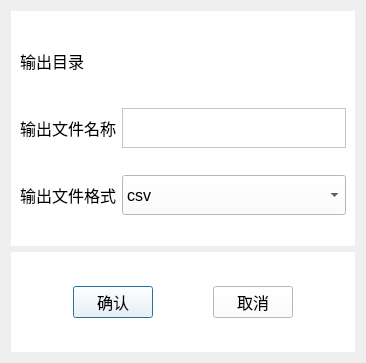
<?xml version="1.0" encoding="UTF-8"?>
<ui version="4.0">
 <class>Dialog</class>
 <widget class="QDialog" name="Dialog">
  <property name="geometry">
   <rect>
    <x>0</x>
    <y>0</y>
    <width>366</width>
    <height>363</height>
   </rect>
  </property>
  <property name="windowTitle">
   <string>Dialog</string>
  </property>
  <layout class="QVBoxLayout" name="verticalLayout" stretch="7,3">
   <item>
    <widget class="QWidget" name="widget_2" native="true">
     <property name="styleSheet">
      <string notr="true">background-color: rgb(255, 255, 255);</string>
     </property>
     <layout class="QGridLayout" name="gridLayout">
      <item row="0" column="0">
       <widget class="QLabel" name="label">
        <property name="font">
         <font>
          <pointsize>12</pointsize>
         </font>
        </property>
        <property name="text">
         <string>输出目录</string>
        </property>
       </widget>
      </item>
      <item row="0" column="1">
       <widget class="PathSelector" name="line_edit_directory" native="true">
        <property name="maximumSize">
         <size>
          <width>16777215</width>
          <height>40</height>
         </size>
        </property>
        <property name="font">
         <font>
          <pointsize>12</pointsize>
         </font>
        </property>
       </widget>
      </item>
      <item row="1" column="0">
       <widget class="QLabel" name="label_3">
        <property name="font">
         <font>
          <pointsize>12</pointsize>
         </font>
        </property>
        <property name="text">
         <string>输出文件名称</string>
        </property>
       </widget>
      </item>
      <item row="1" column="1">
       <widget class="QTextEdit" name="line_edit_filename">
        <property name="maximumSize">
         <size>
          <width>16777215</width>
          <height>40</height>
         </size>
        </property>
        <property name="font">
         <font>
          <pointsize>12</pointsize>
         </font>
        </property>
       </widget>
      </item>
      <item row="2" column="0">
       <widget class="QLabel" name="label_2">
        <property name="font">
         <font>
          <pointsize>12</pointsize>
         </font>
        </property>
        <property name="text">
         <string>输出文件格式</string>
        </property>
       </widget>
      </item>
      <item row="2" column="1">
       <widget class="QComboBox" name="combox_format">
        <property name="maximumSize">
         <size>
          <width>16777215</width>
          <height>40</height>
         </size>
        </property>
        <property name="font">
         <font>
          <pointsize>12</pointsize>
         </font>
        </property>
        <item>
         <property name="text">
          <string>csv</string>
         </property>
        </item>
        <item>
         <property name="text">
          <string>json</string>
         </property>
        </item>
        <item>
         <property name="text">
          <string>txt</string>
         </property>
        </item>
       </widget>
      </item>
     </layout>
    </widget>
   </item>
   <item>
    <widget class="QWidget" name="widget" native="true">
     <property name="styleSheet">
      <string notr="true">background-color: rgb(255, 255, 255);</string>
     </property>
     <layout class="QHBoxLayout" name="horizontalLayout">
      <item>
       <spacer name="horizontalSpacer">
        <property name="orientation">
         <enum>Qt::Orientation::Horizontal</enum>
        </property>
        <property name="sizeHint" stdset="0">
         <size>
          <width>40</width>
          <height>20</height>
         </size>
        </property>
       </spacer>
      </item>
      <item>
       <widget class="QPushButton" name="btn_export">
        <property name="font">
         <font>
          <pointsize>12</pointsize>
         </font>
        </property>
        <property name="text">
         <string>确认</string>
        </property>
       </widget>
      </item>
      <item>
       <spacer name="horizontalSpacer_3">
        <property name="orientation">
         <enum>Qt::Orientation::Horizontal</enum>
        </property>
        <property name="sizeHint" stdset="0">
         <size>
          <width>40</width>
          <height>20</height>
         </size>
        </property>
       </spacer>
      </item>
      <item>
       <widget class="QPushButton" name="btn_cancel">
        <property name="font">
         <font>
          <pointsize>12</pointsize>
         </font>
        </property>
        <property name="text">
         <string>取消</string>
        </property>
       </widget>
      </item>
      <item>
       <spacer name="horizontalSpacer_2">
        <property name="orientation">
         <enum>Qt::Orientation::Horizontal</enum>
        </property>
        <property name="sizeHint" stdset="0">
         <size>
          <width>40</width>
          <height>20</height>
         </size>
        </property>
       </spacer>
      </item>
     </layout>
    </widget>
   </item>
  </layout>
 </widget>
 <customwidgets>
  <customwidget>
   <class>PathSelector</class>
   <extends>QWidget</extends>
   <header>widgets</header>
   <container>1</container>
  </customwidget>
 </customwidgets>
 <resources/>
 <connections/>
</ui>
